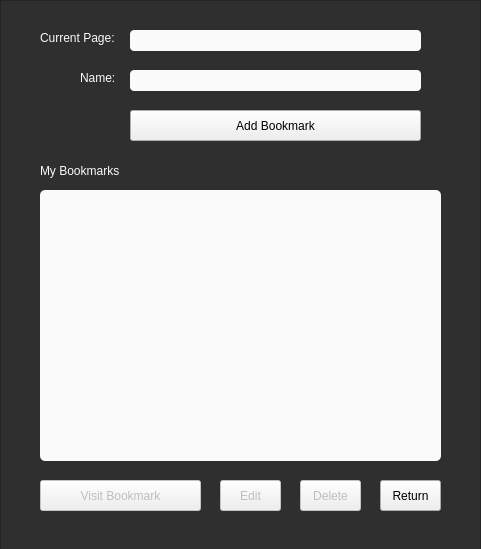
<?xml version="1.0" encoding="UTF-8"?>
<ui version="4.0">
 <class>bookmarks</class>
 <widget class="QWidget" name="bookmarks">
  <property name="windowModality">
   <enum>Qt::ApplicationModal</enum>
  </property>
  <property name="geometry">
   <rect>
    <x>0</x>
    <y>0</y>
    <width>481</width>
    <height>549</height>
   </rect>
  </property>
  <property name="maximumSize">
   <size>
    <width>481</width>
    <height>549</height>
   </size>
  </property>
  <property name="focusPolicy">
   <enum>Qt::StrongFocus</enum>
  </property>
  <property name="contextMenuPolicy">
   <enum>Qt::NoContextMenu</enum>
  </property>
  <property name="windowTitle">
   <string>My Bookmarks</string>
  </property>
  <property name="styleSheet">
   <string notr="true">QLabel, QCheckBox, QTextEdit {
color: #fafafa;
}
</string>
  </property>
  <widget class="QListWidget" name="my_bookmarks_list">
   <property name="geometry">
    <rect>
     <x>40</x>
     <y>190</y>
     <width>401</width>
     <height>271</height>
    </rect>
   </property>
   <property name="styleSheet">
    <string notr="true">QListWidget {
	color: rgb(0, 0, 0);
	border-radius: 5px;
	background-color: rgb(250, 250, 250);
}</string>
   </property>
   <property name="frameShape">
    <enum>QFrame::NoFrame</enum>
   </property>
   <property name="verticalScrollBarPolicy">
    <enum>Qt::ScrollBarAlwaysOff</enum>
   </property>
   <property name="horizontalScrollBarPolicy">
    <enum>Qt::ScrollBarAlwaysOff</enum>
   </property>
   <property name="sizeAdjustPolicy">
    <enum>QAbstractScrollArea::AdjustIgnored</enum>
   </property>
   <property name="selectionBehavior">
    <enum>QAbstractItemView::SelectRows</enum>
   </property>
   <property name="isWrapping" stdset="0">
    <bool>false</bool>
   </property>
   <property name="resizeMode">
    <enum>QListView::Fixed</enum>
   </property>
   <property name="viewMode">
    <enum>QListView::ListMode</enum>
   </property>
   <property name="wordWrap">
    <bool>true</bool>
   </property>
   <property name="sortingEnabled">
    <bool>true</bool>
   </property>
  </widget>
  <widget class="QLabel" name="current_page_label">
   <property name="geometry">
    <rect>
     <x>40</x>
     <y>30</y>
     <width>111</width>
     <height>16</height>
    </rect>
   </property>
   <property name="text">
    <string>Current Page:</string>
   </property>
  </widget>
  <widget class="QLabel" name="my_bookmarks_label">
   <property name="geometry">
    <rect>
     <x>40</x>
     <y>160</y>
     <width>401</width>
     <height>21</height>
    </rect>
   </property>
   <property name="font">
    <font>
     <weight>50</weight>
     <bold>false</bold>
    </font>
   </property>
   <property name="text">
    <string>My Bookmarks</string>
   </property>
  </widget>
  <widget class="QLineEdit" name="current_page_textbox">
   <property name="enabled">
    <bool>true</bool>
   </property>
   <property name="geometry">
    <rect>
     <x>130</x>
     <y>30</y>
     <width>291</width>
     <height>21</height>
    </rect>
   </property>
   <property name="styleSheet">
    <string notr="true">QLineEdit:disabled {
	background-color: rgb(197, 197, 197);
}

QLineEdit {
	background-color: rgb(250, 250, 250);
	border-radius: 4px;
	border: 0;
}</string>
   </property>
   <property name="readOnly">
    <bool>true</bool>
   </property>
  </widget>
  <widget class="QLineEdit" name="bookmark_name_textbox">
   <property name="enabled">
    <bool>true</bool>
   </property>
   <property name="geometry">
    <rect>
     <x>130</x>
     <y>70</y>
     <width>291</width>
     <height>21</height>
    </rect>
   </property>
   <property name="styleSheet">
    <string notr="true">QLineEdit:disabled {
	background-color: rgb(197, 197, 197);
}

QLineEdit {
	background-color: rgb(250, 250, 250);
	border-radius: 4px;
	border: 0;
}</string>
   </property>
  </widget>
  <widget class="QLabel" name="bookmark_name_label">
   <property name="geometry">
    <rect>
     <x>80</x>
     <y>70</y>
     <width>111</width>
     <height>16</height>
    </rect>
   </property>
   <property name="text">
    <string>Name:</string>
   </property>
  </widget>
  <widget class="QPushButton" name="add_bookmark_button">
   <property name="geometry">
    <rect>
     <x>130</x>
     <y>110</y>
     <width>291</width>
     <height>31</height>
    </rect>
   </property>
   <property name="text">
    <string>Add Bookmark</string>
   </property>
  </widget>
  <widget class="QPushButton" name="delete_bookmark_button">
   <property name="enabled">
    <bool>false</bool>
   </property>
   <property name="geometry">
    <rect>
     <x>300</x>
     <y>480</y>
     <width>61</width>
     <height>31</height>
    </rect>
   </property>
   <property name="text">
    <string>Delete</string>
   </property>
  </widget>
  <widget class="QPushButton" name="return_button">
   <property name="geometry">
    <rect>
     <x>380</x>
     <y>480</y>
     <width>61</width>
     <height>31</height>
    </rect>
   </property>
   <property name="text">
    <string>Return</string>
   </property>
  </widget>
  <widget class="QPushButton" name="visit_bookmark_button">
   <property name="enabled">
    <bool>false</bool>
   </property>
   <property name="geometry">
    <rect>
     <x>40</x>
     <y>480</y>
     <width>161</width>
     <height>31</height>
    </rect>
   </property>
   <property name="text">
    <string>Visit Bookmark</string>
   </property>
  </widget>
  <widget class="QFrame" name="frame">
   <property name="geometry">
    <rect>
     <x>0</x>
     <y>0</y>
     <width>481</width>
     <height>551</height>
    </rect>
   </property>
   <property name="maximumSize">
    <size>
     <width>481</width>
     <height>551</height>
    </size>
   </property>
   <property name="styleSheet">
    <string notr="true">background-color: rgb(47, 47, 47);
color: #fafafa;
</string>
   </property>
   <property name="frameShape">
    <enum>QFrame::StyledPanel</enum>
   </property>
   <property name="frameShadow">
    <enum>QFrame::Raised</enum>
   </property>
  </widget>
  <widget class="QPushButton" name="edit_bookmark_button">
   <property name="enabled">
    <bool>false</bool>
   </property>
   <property name="geometry">
    <rect>
     <x>220</x>
     <y>480</y>
     <width>61</width>
     <height>31</height>
    </rect>
   </property>
   <property name="text">
    <string>Edit</string>
   </property>
  </widget>
  <zorder>frame</zorder>
  <zorder>my_bookmarks_list</zorder>
  <zorder>current_page_label</zorder>
  <zorder>my_bookmarks_label</zorder>
  <zorder>current_page_textbox</zorder>
  <zorder>bookmark_name_textbox</zorder>
  <zorder>bookmark_name_label</zorder>
  <zorder>add_bookmark_button</zorder>
  <zorder>delete_bookmark_button</zorder>
  <zorder>return_button</zorder>
  <zorder>visit_bookmark_button</zorder>
  <zorder>edit_bookmark_button</zorder>
 </widget>
 <resources/>
 <connections/>
</ui>
